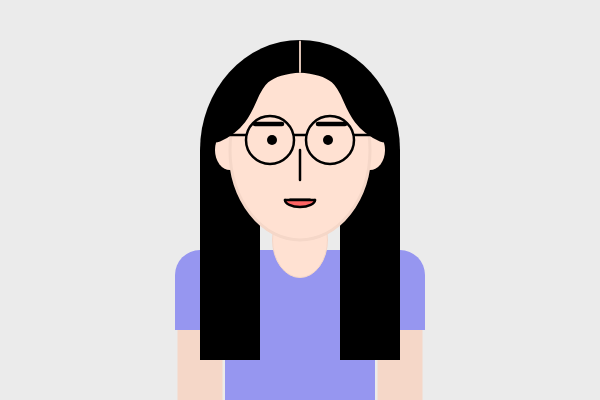
Frame 1 (no input)
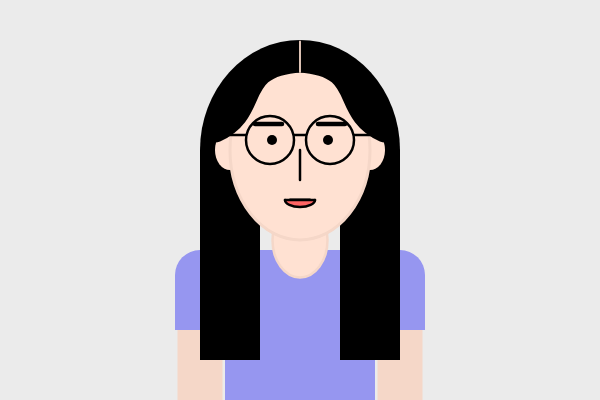
Frame 60 (no input)
Frame 120 (the mouse pressed at the canvas centre since frame 60): identical to frame 60, image omitted

The p5.js sketch that drew these frames (run headless with seeded random() and noise() and a simulated clock; from frame 60 on, the mouse is pressed at the canvas centre):

// p5.js sketch
// ── sketch.js
function setup() {
  createCanvas(600, 400);
}

function draw() {
  //배경
  background(235);
  
  //옷
  noStroke();
  fill(150,150,240);
  rect(225,250,150,200,0);//몸통
  
  rect(175,250,50,80,60,0,0,0);//왼팔
  rect(180+260-65,250,50,80,0,60,0,0);//오른팔
  

  fill('#F5D7C8');
  rect(175+2.5,330,45,75);//왼팔
  rect(300+80-5+2.5,330,45,75);//오른팔
  
  
  
  
  
  // 뒷 머리카락
    //반원 x=300, y=150
  noStroke();
  fill(0);
  arc(300,150,200,220,radians(180),radians(0));
  
  rect(200,150,60,210);//왼쪽 옆머리카락
  rect(340,150,60,210);//오른쪽 옆머리카락
  
  
  //목
  stroke('#F5D7C8');
  fill('#FFE1D2');
  ellipse(300,240,55,75);//목
  
  //얼굴형, 귀 neck
  strokeWeight(3);
  noStroke();
  
  fill(255,225,210);
  
  ellipse(230,150,30,40);//왼쪽 귀
  ellipse(370,150,30,40);//오른쪽 귀
  
  
  
  stroke('#F5D7C8');
  ellipse(300,150,140,180);//얼굴형
  noStroke();
  
  
  //눈,코,입, 눈썹
  
  fill(0);
  circle(272,140,10); // 왼쪽 눈
  circle(328,140,10); // 오른쪽 눈
  
  //stroke(0)
  //strokeWeight(4.5)
  //line(260,124,280,124) // 왼쪽 눈썹
  //line(320,124,340,124) // 오른쪽 눈썹
  
   stroke(0);
  strokeWeight(4.5);
  line(255,124,282,124); // 왼쪽 눈썹안경
  line(318,124,345,124); // 오른쪽 눈썹안경
  
  stroke(0);
  strokeWeight(2.5);
  line(300,150,300,180);//코
  
  stroke(0);
  strokeWeight(3);
  line(290,200,310,200);//입
  
  
  //앞머리
  noFill();
  stroke(0);
  strokeWeight(25);
  bezier(300, 60, 230, 65, 260, 110, 215, 130); //왼쪽 앞머리
  stroke(0);
  bezier(300, 60, 370, 65, 340, 110, 385, 130); //오른쪽 앞머리
  
  
  //가르마 
  stroke('#F5D7C8');
  strokeWeight(1.8);
  line(300,41.5,300,72);
  
  //안경
  stroke(0);
  noFill();
  strokeWeight(2.5);
  circle(270,140,48);//왼쪽 알
  circle(330,140,48);//오른쪽 알
  line(270-24,135,250-24,135);
  line(294,135,306,135);
  line(330+24,135,350+24,135);
  
  
  //circle(272,140,10) // 왼쪽 눈
  //circle(328,140,10) // 오른쪽 눈
  
  //점
  
  //입술색
  stroke(0);
  strokeWeight(2.5);
  fill(255,100,100)
  arc(300,200,30,14,radians(0),radians(180));
  line(285,200,315,200);//입
  
  
}
